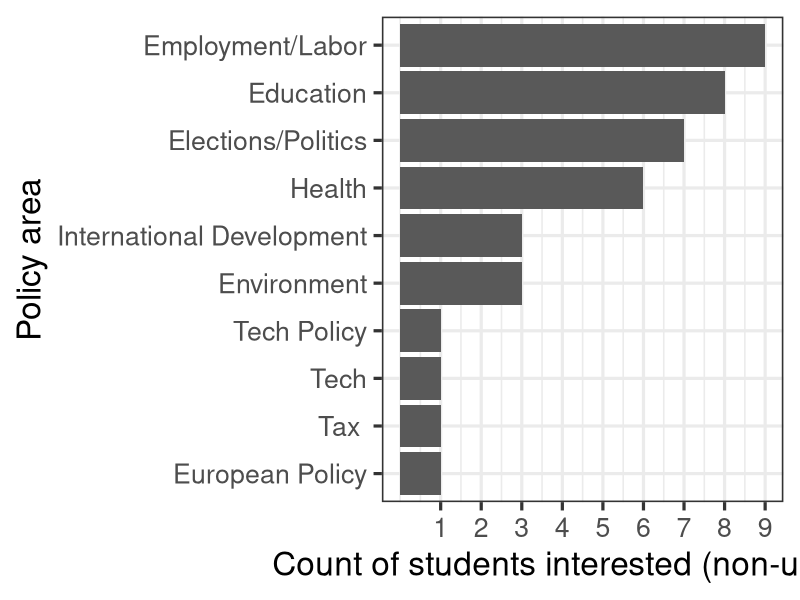
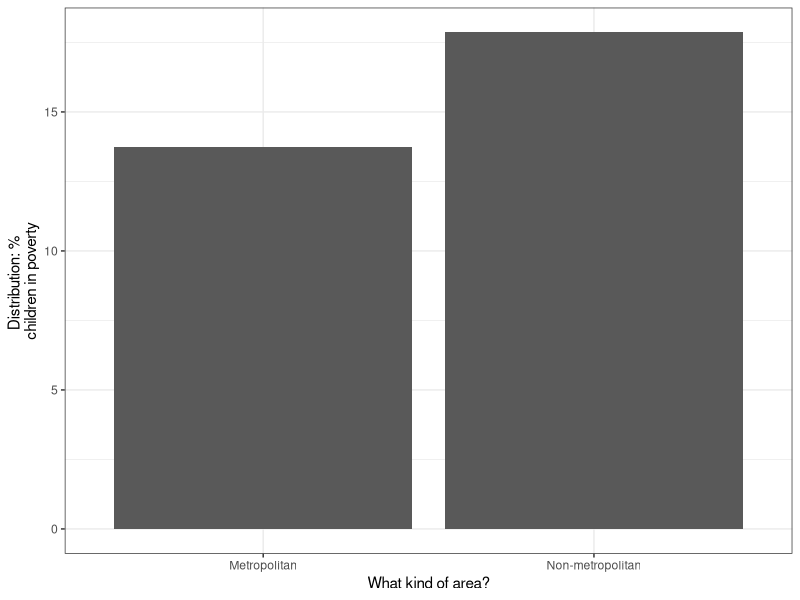
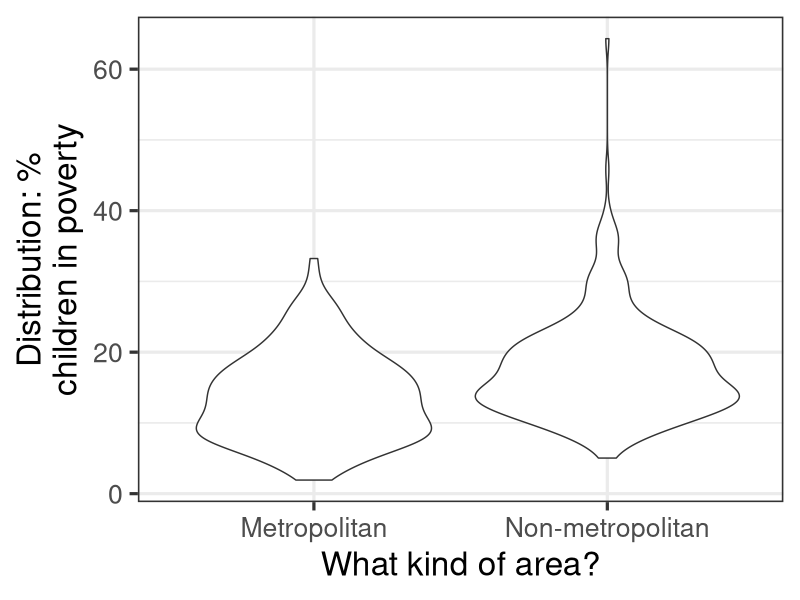
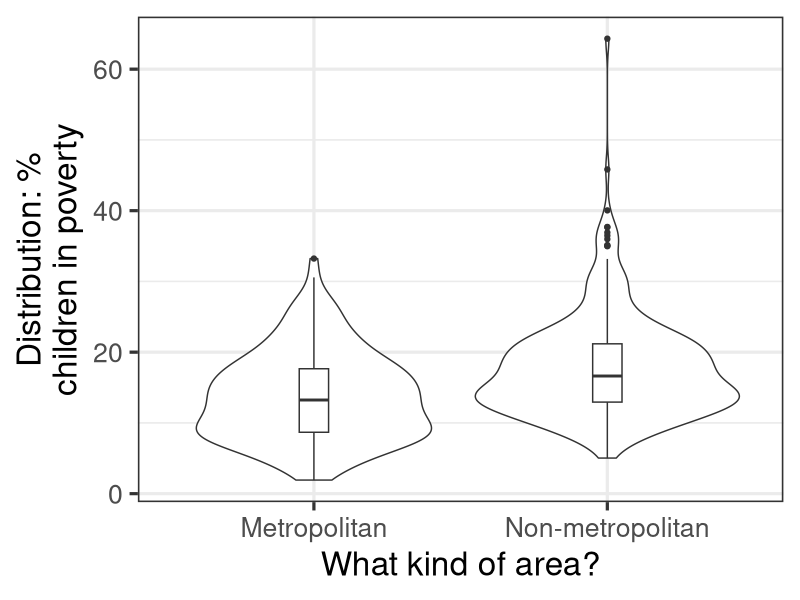
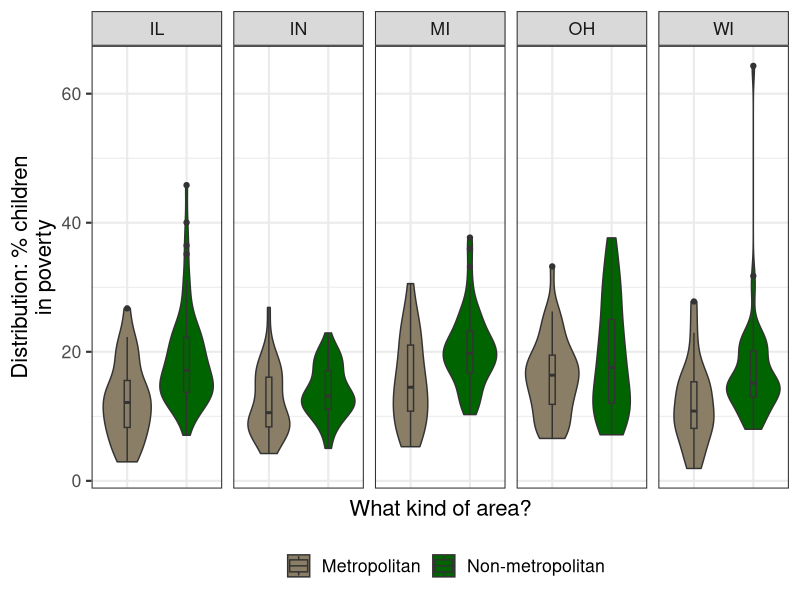
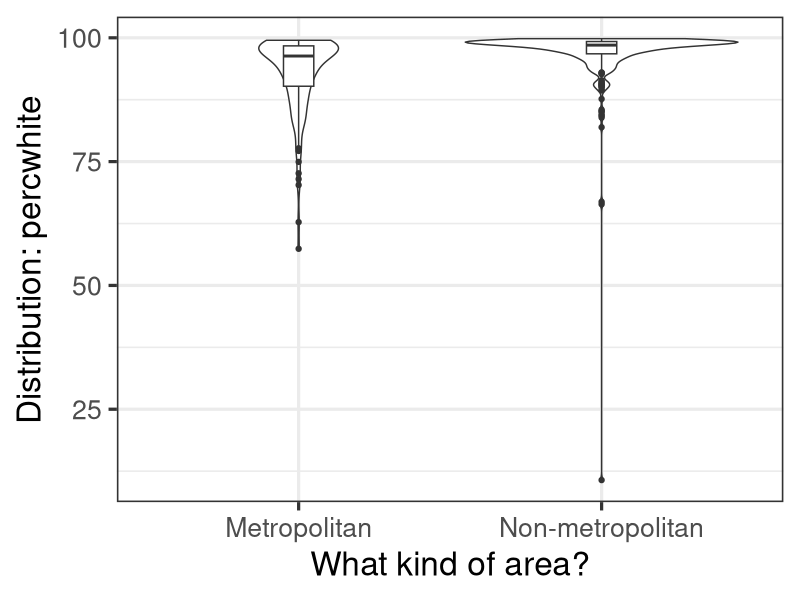

The R script that drew these images, in order:
## ---- chunk 1
#| echo: true
#| output-location: slide
library(dplyr)
policy_df <- read.csv("input/policyareas_inputdata.csv")
colnames(policy_df) <- c("time", "policy_areas")
head(policy_df, 4)
unique(unlist(strsplit(policy_df$policy_areas, ", ")))

## ---- chunk 2
#| echo: true
#| output-location: slide
library(data.table)
split <- strsplit(as.character(policy_df$policy_areas), 
                      ', ')
split[1:2]
df_split <- rbindlist(lapply(split, function(x) data.table(t(x))),
  fill = TRUE)
colnames(df_split) <- sprintf("parea_%s", 1:ncol(df_split))
policydf_wcols <- cbind.data.frame(policy_df, df_split)
head(policydf_wcols, 3)


## ---- chunk 3
#| echo: true
#| output-location: slide
library(tidyr)
policydf_wcols_t <- policy_df %>%
                separate(policy_areas, 
                         into = sprintf("parea_%s", 1:4), 
                        sep = ", ", extra = "drop")
head(policydf_wcols_t)
## ---- chunk 4
library(reshape2)
policydf_long <- reshape2::melt(policydf_wcols_t %>%
                              mutate(id = sprintf("response_%s", 
                                                1:n())) %>%
                            select(-time), id.var = "id") %>% 
                            arrange(id) 
head(policydf_long)
## ---- chunk 5
#| echo: true
#| output-location: slide
library(ggplot2)
ggplot(policydf_long %>%
      filter(!is.na(value)) %>%
      group_by(value) %>%
      summarise(count = n()),
      aes(x = reorder(value, count), y = count)) +
  geom_bar(stat = "identity") +
  scale_y_continuous(breaks = 1:10) +
  xlab("Policy area") +
  ylab("Count of students interested (non-unique)") +
  coord_flip() +
  theme_bw(base_size = 24) 


## ---- chunk 6
#| echo: true

## ---- chunk 7
#| echo: true
#| output-location: slide
table(midwest$inmetro)
table(midwest$state)
summary(midwest$percchildbelowpovert)
midwest <- midwest %>%
    mutate(metro_cat = case_when(inmetro == 1 ~ "Metropolitan",
                                 inmetro == 0 ~ "Non-metropolitan",
                                 TRUE ~ NA_character_))
table(midwest$inmetro, midwest$metro_cat)
## ---- chunk 8
#| echo: true
#| output-location: slide
## mean values by metro
ggplot(midwest %>% 
         group_by(metro_cat) %>% summarise(m = 
        mean(percchildbelowpovert)),
       aes(x = metro_cat, y = m)) +
  geom_bar(stat = "identity") +
  xlab("What kind of area?") +
  ylab("Distribution: % \nchildren in poverty") +
  theme_bw() 
  


## ---- chunk 9
#| echo: true
#| output-location: slide
ggplot(midwest,
       aes(x = metro_cat, y = percchildbelowpovert)) +
  geom_violin() +
  xlab("What kind of area?") +
  ylab("Distribution: %\nchildren in poverty") +
  theme_bw(base_size = 24) 
  

## ---- chunk 10
#| echo: true
#| output-location: slide
ggplot(midwest,
       aes(x = metro_cat, y = percchildbelowpovert)) +
  geom_violin() +
  geom_boxplot(width=0.1) +
  xlab("What kind of area?") +
  ylab("Distribution: %\nchildren in poverty") +
  theme_bw(base_size = 24) 
## ---- chunk 11
#| echo: true
#| output-location: slide
ggplot(midwest,
       aes(x = metro_cat, y = percchildbelowpovert,
           fill = metro_cat)) +
  geom_violin() +
  geom_boxplot(width=0.1) +
  facet_wrap(~state, ncol = 5) +
  xlab("What kind of area?") +
  ylab("Distribution: % children\nin poverty") +
  theme_bw(base_size = 16) +
  theme(axis.text.x = element_blank(),
        axis.ticks.x = element_blank(),
        legend.position = "bottom") +
  labs(fill = "") +
  scale_fill_manual(values = c("Metropolitan" = "wheat4",
                               "Non-metropolitan" = "darkgreen")) 
## ---- chunk 12
#| echo: true
#| output-location: slide
all_perc <- grep("^perc", colnames(midwest), value = TRUE)
all_perc

plot_one_perc <- function(input_data, x_category, y_outcome){
  ## your code here 
  
}

## ---- chunk 13
#| echo: true
#| output-location: slide
input_data <- midwest 
x_category <- "metro_cat"
y_outcome <- as.character(all_perc[1])
ggplot(input_data,
       aes(x = !!sym(x_category), y = !!sym(y_outcome))) +
  geom_violin() +
  geom_boxplot(width=0.1) +
  xlab("What kind of area?") +
  ylab(sprintf("Distribution: %s", y_outcome)) +
  theme_bw(base_size = 24) 

